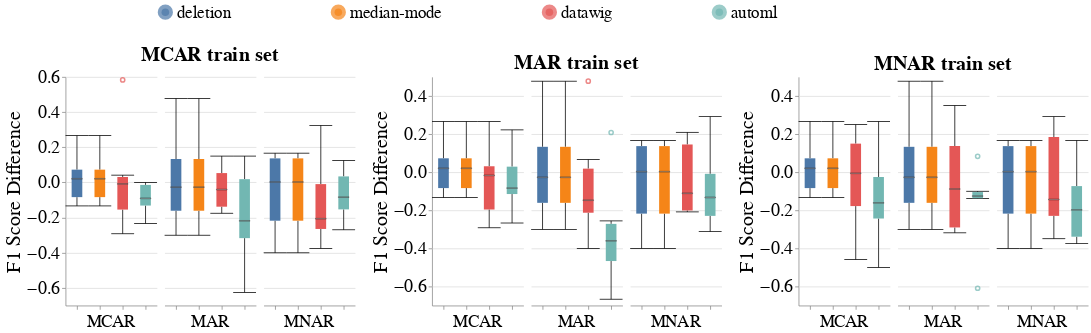

Notebook code for this chart:
### Code cell
# Categorical
create_box_plots_for_diff_imputers(dataset_name=DATASET_NAME,
                                   column_name='employment-since',
                                   metric_name='f1_score',
                                   group='sex',
                                   db_client=db_client,
                                   without_dummy=True)
